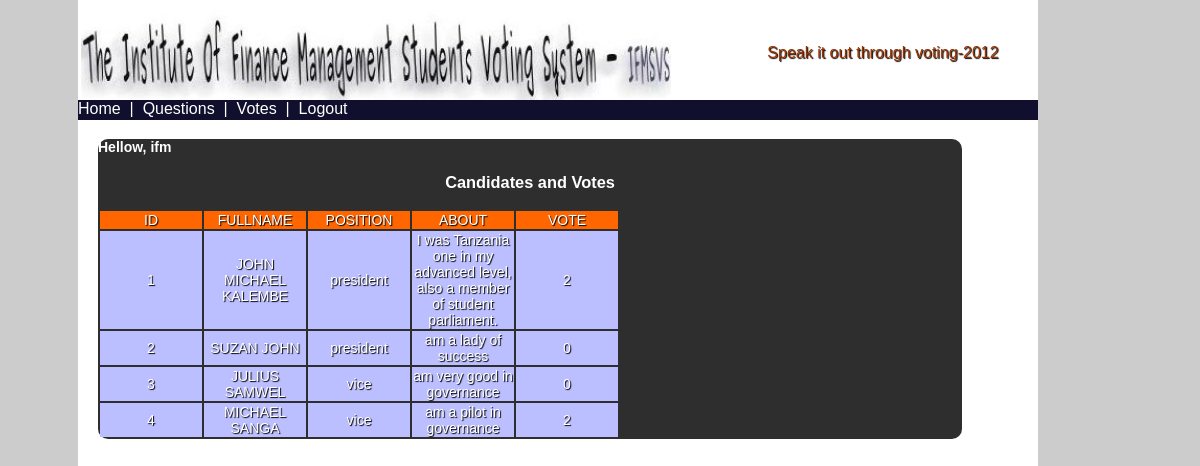
The app's page /votes.php (signed in) with its own data.
### tables this page shows
CREATE TABLE IF NOT EXISTS `candidate` (
  `cand_id` int(100) NOT NULL AUTO_INCREMENT,
  `fullname` varchar(100) NOT NULL,
  `position` varchar(100) NOT NULL,
  `about` varchar(255) NOT NULL,
  `votecount` int(255) NOT NULL,
  PRIMARY KEY (`cand_id`)
);

### votes.php (the view, shortened to what this page needs)
<?php
include "header_candidate.php";?>
<div id="cover">
<div id="content">
<h4>Hellow,&nbsp;<?php echo $_SESSION['SESS_NAME'] ;?><br /></h4>
  <div id="login">
<h3>Candidates and Votes</h3>
<?php
	$member=mysql_query("select * from candidate");
	if(mysql_num_rows($member)==0)
	{
		echo '<font color="red">No results found</font>';
	}
	else
	{
		echo '<table><tr bgcolor="#FF6600">
<td width="100px">ID</td>
<td width="100px">FULLNAME</td>
<td width="100px">POSITION</td>
<td width="100px">ABOUT</td>
<td width="100px">VOTE</td>
</tr>';
 while($mb=mysql_fetch_object($member))
		{
			$id=$mb->cand_id;
			$name=$mb->fullname;
			$pos=$mb->position;
			$about=$mb->about;
			$vote=$mb->votecount;
			echo '<tr bgcolor="#BBBEFF">';
	echo '<td>'.$id.'</td>';
	echo '<td>'.$name.'</td>';
	echo '<td>'.$pos.'</td>';
	echo '<td>'.$about.'</td>';
	echo '<td>'.$vote.'</td>';
	echo "</tr>";
		}
		echo'</table>';
	}
?>
        </div>
</div>
</div>
<?php include "footer.php";?>

### voting.css (style rules this page uses)
body { background-color:#CCCCCC; font-family:Arial, Helvetica, sans-serif; -moz-border-radius:30px; }
#head h4,td { text-shadow:1px 1px 1px #000; }
#cover { position:absolute; top:120px; background:#FFFFFF; width:80%; height:100%; margin-left:70px; size:14px; font-family:Arial, Helvetica, sans-serif; color:#FFFFFF; }
#content { position:auto; top:20px; background:#2E2E2E; width:90%; margin-left:20px; font-size:14px; font-family:Arial, Helvetica, sans-serif; color:#FFFFFF; -moz-border-radius: 10px; -webkit-border-radius: 10px; -khtml-border-radius: 10px; border-radius: 10px; }
#content h3 { font-family:Arial, Helvetica, sans-serif; color:#FFFFFF; }
#login { text-align: center; width: auto; margin-left:0px; margin: auto; left:0; padding-bottom: 0; font-size:13; size:20px; }

### records on screen
candidate: cand_id "1", fullname "JOHN MICHAEL KALEMBE", position "president", about "I was Tanzania one in my advanced level, also a member of student parliament.", votecount "2"
candidate: cand_id "2", fullname "SUZAN JOHN", position "president", about "am a lady of success", votecount "0"
candidate: cand_id "3", fullname "JULIUS SAMWEL", position "vice", about "am very good in governance", votecount "0"
candidate: cand_id "4", fullname "MICHAEL SANGA", position "vice", about "am a pilot in governance", votecount "2"

### other values on screen
$_SESSION['SESS_NAME'] "ifm"
